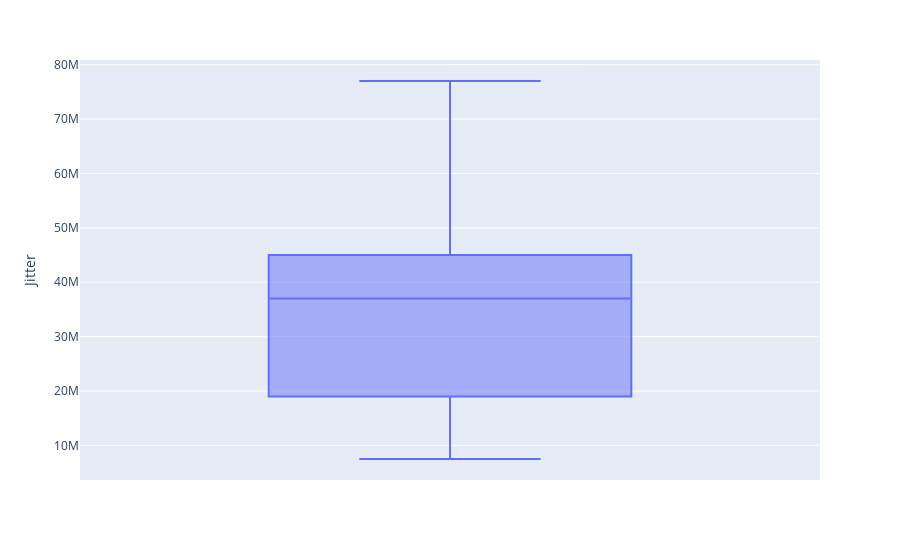

The notebook cell this image was saved under:
### Code cell
fig = px.box(df_final, y='Jitter')
fig.show()

### Figure 1 — Plotly figure (JSON) as saved in the notebook; plotly's stock layout.template omitted (floating-point values rounded to 4 significant figures; data arrays with more than 128 entries replaced by an {"elided": "..."} marker saying what was removed)
{"data": [{"alignmentgroup": "True", "hovertemplate": "Jitter=%{y}<extra></extra>", "legendgroup": "", "marker": {"color": "#636efa"}, "name": "", "notched": false, "offsetgroup": "", "orientation": "v", "showlegend": false, "x0": " ", "xaxis": "x", "y": {"elided": "3000 int values"}, "y0": " ", "yaxis": "y", "type": "box"}], "layout": {"xaxis": {"anchor": "y", "domain": [0, 1], "type": "category", "range": [-0.5, 0.5], "autorange": true}, "yaxis": {"anchor": "x", "domain": [0, 1], "title": {"text": "Jitter"}, "type": "linear", "range": [3639000.0, 80860000.0], "autorange": true}, "legend": {"tracegroupgap": 0}, "margin": {"t": 60}, "boxmode": "group", "autosize": true}}
